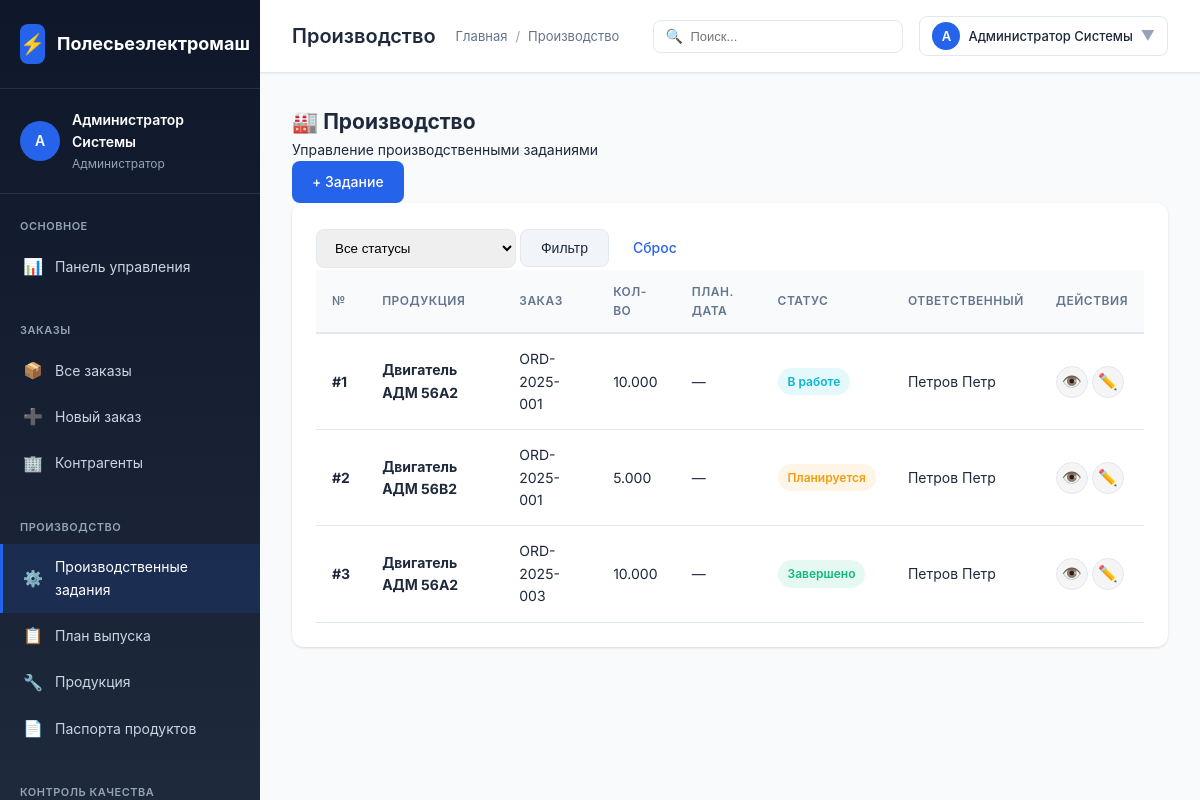
Page /polesie/modules/production/list.php (signed in) on the earlier database version.
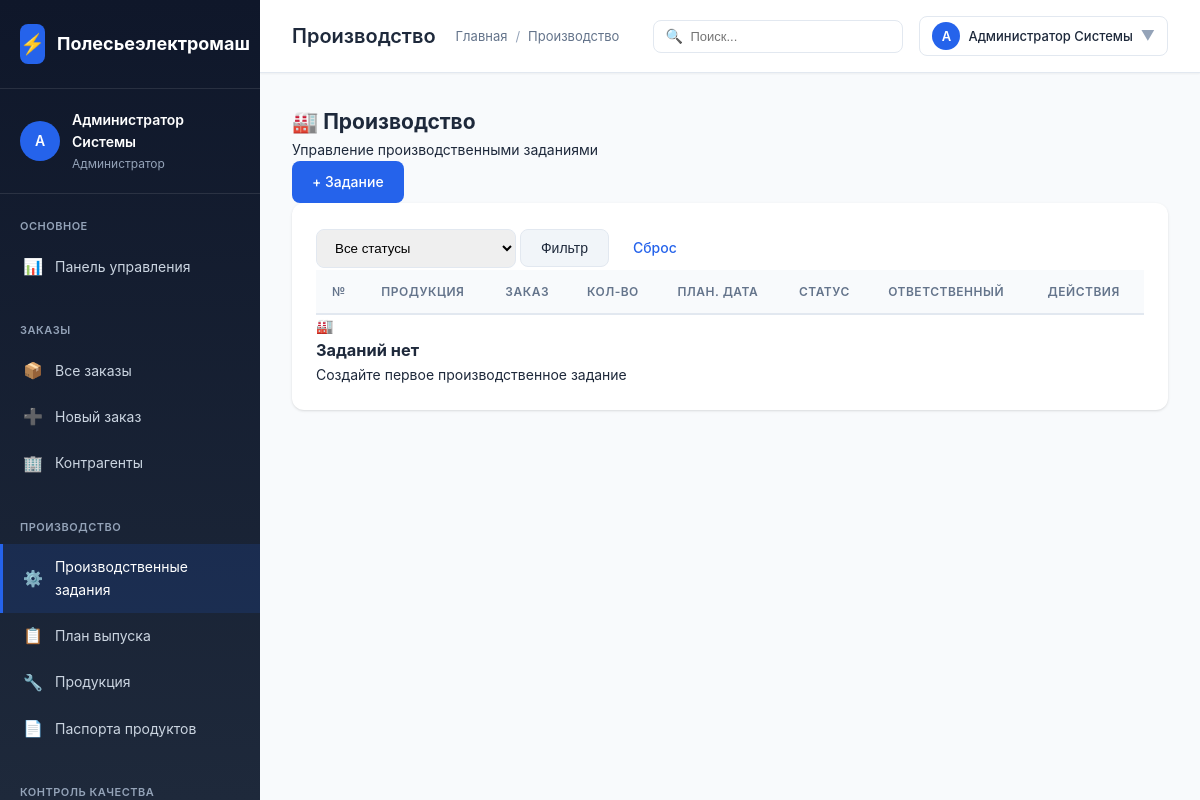
Same page on the later database version.
### tables this page shows
CREATE TABLE `users` (
  `id` INT AUTO_INCREMENT PRIMARY KEY,
  `username` VARCHAR(50) NOT NULL UNIQUE,
  `password_hash` VARCHAR(255) NOT NULL,
  `full_name` VARCHAR(100) NOT NULL,
  `email` VARCHAR(100),
  `role_id` INT,
  `is_active` BOOLEAN DEFAULT TRUE,
  `created_at` TIMESTAMP DEFAULT CURRENT_TIMESTAMP,
  CONSTRAINT `fk_users_role` FOREIGN KEY (`role_id`) REFERENCES `user_roles`(`id`) ON DELETE SET NULL
);

CREATE TABLE `user_roles` (
  `id` INT AUTO_INCREMENT PRIMARY KEY,
  `name` VARCHAR(100) NOT NULL,
  `code` VARCHAR(50) NOT NULL UNIQUE,
  `description` TEXT,
  `permissions` JSON
);

CREATE TABLE `production_tasks` (
  `id` INT AUTO_INCREMENT PRIMARY KEY,
  `task_number` VARCHAR(50) UNIQUE,
  `order_id` INT,
  `order_item_id` INT,
  `product_id` INT NOT NULL,
  `route_card_id` INT,
  `quantity_plan` DECIMAL(15,3) NOT NULL,
  `quantity_fact` DECIMAL(15,3) DEFAULT 0,
  `quantity_good` DECIMAL(15,3) DEFAULT 0,
  `quantity_defect` DECIMAL(15,3) DEFAULT 0,
  `status` ENUM('planned', 'in_progress', 'completed', 'cancelled') DEFAULT 'planned',
  `priority` ENUM('low', 'normal', 'high', 'urgent') DEFAULT 'normal',
  `start_date` DATE,
  `end_date` DATE,
  `planned_start` DATETIME,
  `planned_end` DATETIME,
  `actual_start` DATETIME,
  `actual_end` DATETIME,
  `responsible_id` INT,
  `worker_id` INT,
  `notes` TEXT,
  `created_at` TIMESTAMP DEFAULT CURRENT_TIMESTAMP,
  `updated_at` TIMESTAMP DEFAULT CURRENT_TIMESTAMP ON UPDATE CURRENT_TIMESTAMP,
  CONSTRAINT `fk_task_order` FOREIGN KEY (`order_id`) REFERENCES `orders`(`id`) ON DELETE SET NULL,
  CONSTRAINT `fk_task_order_item` FOREIGN KEY (`order_item_id`) REFERENCES `order_items`(`id`) ON DELETE SET NULL,
  CONSTRAINT `fk_task_product` FOREIGN KEY (`product_id`) REFERENCES `products`(`id`) ON DELETE CASCADE,
  CONSTRAINT `fk_task_route` FOREIGN KEY (`route_card_id`) REFERENCES `route_cards`(`id`) ON DELETE SET NULL,
  CONSTRAINT `fk_task_responsible` FOREIGN KEY (`responsible_id`) REFERENCES `users`(`id`) ON DELETE SET NULL,
  CONSTRAINT `fk_task_worker` FOREIGN KEY (`worker_id`) REFERENCES `users`(`id`) ON DELETE SET NULL
);

CREATE TABLE `products` (
  `id` INT AUTO_INCREMENT PRIMARY KEY,
  `article` VARCHAR(50) NOT NULL UNIQUE,
  `name` VARCHAR(200) NOT NULL,
  `category_id` INT,
  `base_unit_id` INT,
  `specifications` JSON,
  `image` VARCHAR(255),
  `base_price` DECIMAL(15,2),
  `currency` CHAR(3) DEFAULT 'BYN',
  `is_active` BOOLEAN DEFAULT TRUE,
  `created_at` TIMESTAMP DEFAULT CURRENT_TIMESTAMP,
  CONSTRAINT `fk_prod_category` FOREIGN KEY (`category_id`) REFERENCES `product_categories`(`id`) ON DELETE SET NULL,
  CONSTRAINT `fk_prod_unit` FOREIGN KEY (`base_unit_id`) REFERENCES `base_units`(`id`) ON DELETE SET NULL
);

CREATE TABLE `orders` (
  `id` INT AUTO_INCREMENT PRIMARY KEY,
  `order_number` VARCHAR(50) NOT NULL UNIQUE,
  `customer_id` INT,
  `responsible_user_id` INT,
  `status` ENUM('new', 'processing', 'ready', 'shipped', 'cancelled') DEFAULT 'new',
  `order_date` DATE NOT NULL,
  `delivery_date` DATE,
  `total_amount` DECIMAL(15,2),
  `notes` TEXT,
  `created_at` TIMESTAMP DEFAULT CURRENT_TIMESTAMP,
  `updated_at` TIMESTAMP DEFAULT CURRENT_TIMESTAMP ON UPDATE CURRENT_TIMESTAMP,
  CONSTRAINT `fk_order_customer` FOREIGN KEY (`customer_id`) REFERENCES `contractors`(`id`) ON DELETE SET NULL,
  CONSTRAINT `fk_order_responsible` FOREIGN KEY (`responsible_user_id`) REFERENCES `users`(`id`) ON DELETE SET NULL
);

### polesie/config/config.php (called while the page is built, shortened)
<?php
function getDbConnection() {
    static $pdo = null;
    if ($pdo === null) {
        try {
            $dsn = "mysql:host=" . DB_HOST . ";dbname=" . DB_NAME . ";charset=" . DB_CHARSET;
            $options = [
                PDO::ATTR_ERRMODE => PDO::ERRMODE_EXCEPTION,
                PDO::ATTR_DEFAULT_FETCH_MODE => PDO::FETCH_ASSOC,
                PDO::ATTR_EMULATE_PREPARES => false,
            ];
            $pdo = new PDO($dsn, DB_USER, DB_PASS, $options);
        } catch (PDOException $e) {
            die("Ошибка подключения к базе данных: " . $e->getMessage());
        }
    }
    return $pdo;
}
function e($string) {
    return htmlspecialchars($string ?? '', ENT_QUOTES, 'UTF-8');
}
function isLoggedIn() {
    return isset($_SESSION['user_id']) && !empty($_SESSION['user_id']);
}
function getCurrentUser() {
    static $user = null;
    if ($user === null) {
        $pdo = getDbConnection();
        $stmt = $pdo->prepare("
            SELECT u.*, r.code as role_code, r.name as role_name
            FROM users u
            JOIN user_roles r ON u.role_id = r.id
            WHERE u.id = ? AND u.is_active = TRUE
        ");
        $stmt->execute([$_SESSION['user_id']]);
        $user = $stmt->fetch();
    }
    return $user;
}
function hasPermission($permission) {
    $user = getCurrentUser();
    if ($user['role_code'] === 'admin') {
        return true;
    }
    return true;
}
function asset($path) {
    $path = ltrim($path, '/');
    return APP_URL . '/' . $path;
}

### polesie/modules/production/list.php (the view, shortened to what the rows shown need)
<?php
require_once __DIR__ . '/../../config/config.php';
$user = getCurrentUser();
$pdo = getDbConnection();
$pageTitle = 'Производство';
$sql = "SELECT pt.*, o.order_number, p.name as product_name, p.article as product_article,
               c.name as category_name, u.symbol as unit_name,
               u2.full_name as responsible_name, u3.full_name as worker_name,
               pt.quantity_plan as quantity, pt.planned_start as planned_date
        FROM production_tasks pt
        JOIN orders o ON pt.order_id = o.id
        JOIN products p ON pt.product_id = p.id
        LEFT JOIN product_categories c ON p.category_id = c.id
        LEFT JOIN base_units u ON p.base_unit_id = u.id
        LEFT JOIN users u2 ON pt.responsible_id = u2.id
        LEFT JOIN users u3 ON pt.worker_id = u3.id
        WHERE 1=1";
$params = [];
$sql .= " ORDER BY pt.created_at DESC";
$stmt = $pdo->prepare($sql);
$stmt->execute($params);
$tasks = $stmt->fetchAll();
?>
<!DOCTYPE html>
<html lang="ru">
<head>
    <link rel="stylesheet" href="<?= asset('assets/css/style.css') ?>">
</head>
<body>
    <div class="app-container">
        <?php include BASE_PATH . '/includes/sidebar.php'; ?>
        <div class="main-content">
            <?php include BASE_PATH . '/includes/topbar.php'; ?>
            <div class="content-area">
                <div class="content">
                    <div class="page-header">
                        <div class="page-header-title">
                            <h2>🏭 Производство</h2>
                        </div>
                    </div>
                    <div class="card">
                        <div class="card-body">
                            <table class="data-table">
                                <thead>
                                    <tr>
                                        <th>№</th>
                                        <th>Продукция</th>
                                        <th>Заказ</th>
                                        <th>Кол-во</th>
                                        <th>План. дата</th>
                                        <th>Статус</th>
                                        <th>Ответственный</th>
                                        <th>Действия</th>
                                    </tr>
                                </thead>
                                <tbody>
                                    <?php foreach ($tasks as $t): ?>
                                    <?php
                                    $productData = [
                                        'id' => $t['product_id'],
                                        'name' => $t['product_name'] ?? '',
                                        'article' => $t['product_article'] ?? '',
                                        'category_name' => $t['category_name'] ?? '',
                                        'unit_name' => $t['unit_name'] ?? '',
                                        'base_price' => $t['product_price'] ?? 0,
                                        'is_active' => (int)($t['product_is_active'] ?? 0),
                                        'description' => $t['product_description'] ?? '',
                                        'specifications' => $t['product_specifications'] ?? ''
                                    ];
                                    $specsDecoded = null;
                                    $productData['specs_decoded'] = $specsDecoded;
                                    $taskData = [
                                        'id' => $t['id'],
                                        'order_number' => $t['order_number'] ?? '',
                                        'quantity' => $t['quantity'] ?? 0,
                                        'planned_date' => $t['planned_date'] ?? '',
                                        'status' => $t['status'] ?? '',
                                        'responsible_name' => $t['responsible_name'] ?? ''
                                    ];
                                    ?>
                                    <tr class="table-row-clickable" onclick="openProductionProductModal(<?= json_encode($productData, JSON_UNESCAPED_UNICODE) ?>, <?= json_encode($taskData, JSON_UNESCAPED_UNICODE) ?>)">
                                        <td><strong>#<?= $t['id'] ?></strong></td>
                                        <td><strong><?= e($t['product_name']) ?></strong></td>
                                        <td><?= e($t['order_number']) ?></td>
                                        <td><?= e($t['quantity'] ?? '—') ?></td>
                                        <td><?= !empty($t['planned_date']) ? date('d.m.Y', strtotime($t['planned_date'])) : '—' ?></td>
                                        <td>
                                            <?php if ($t['status'] === 'planned'): ?>
                                                <span class="badge badge-warning">Планируется</span>
                                            <?php elseif ($t['status'] === 'in_progress'): ?>
                                                <span class="badge badge-info">В работе</span>
                                            <?php elseif ($t['status'] === 'completed'): ?>
                                                <span class="badge badge-success">Завершено</span>
                                            <?php else: ?>
                                                <span class="badge badge-danger">Отменено</span>
                                            <?php endif; ?>
                                        </td>
                                        <td><?= e($t['responsible_name'] ?? '—') ?></td>
                                        <td onclick="event.stopPropagation()">
                                            <a href="view.php?id=<?= $t['id'] ?>" class="btn-icon" title="Просмотр задания">👁️</a>
                                            <?php if (hasPermission('production.edit')): ?>
                                                <a href="edit.php?id=<?= $t['id'] ?>" class="btn-icon" title="Редактировать задание">✏️</a>
                                            <?php endif; ?>
                                        </td>
                                    </tr>
                                    <?php endforeach; ?>
                                </tbody>
                            </table>
                        </div>
                    </div>
                </div>
            </div>
        </div>
    </div>
</body>
</html>

### polesie/includes/sidebar.php (shortened to what the rows shown need)
<div class="sidebar">
    <div class="sidebar-user">
        <div class="sidebar-user-info">
            <div class="sidebar-user-avatar">
                <?= mb_substr($user['full_name'], 0, 1) ?>
            </div>
            <div class="sidebar-user-details">
                <div class="sidebar-user-name"><?= e($user['full_name']) ?></div>
                <div class="sidebar-user-role"><?= e($user['role_name']) ?></div>
            </div>
        </div>
    </div>
</div>

### polesie/includes/topbar.php (shortened to what the rows shown need)
<div class="topbar">
    <div class="topbar-left">
        <h1 class="topbar-title"><?= e($pageTitle) ?></h1>
    </div>
    <div class="topbar-right">
        <div style="position: relative;">
            <div class="topbar-action" onclick="toggleProfileMenu()" style="width: auto; padding: 8px 12px; gap: 8px;">
                <div style="width: 28px; height: 28px; background: var(--primary-color); border-radius: 50%; display: flex; align-items: center; justify-content: center; color: white; font-size: 13px; font-weight: 600;">
                    <?= mb_substr($user['full_name'], 0, 1) ?>
                </div>
                <span style="font-size: 13px; font-weight: 500;"><?= e($user['full_name']) ?></span>
                <span style="color: var(--text-muted);">▼</span>
            </div>
        </div>
    </div>
</div>

Differences in the rows shown:
removed production_tasks: id "1", product.name "Двигатель АДМ 56A2", order.order_number "ORD-2025-001", quantity_plan "10.000", status "В работе", responsible.full_name "Петров Петр"
removed production_tasks: id "2", product.name "Двигатель АДМ 56B2", order.order_number "ORD-2025-001", quantity_plan "5.000", status "Планируется", responsible.full_name "Петров Петр"
removed production_tasks: id "3", product.name "Двигатель АДМ 56A2", order.order_number "ORD-2025-003", quantity_plan "10.000", status "Завершено", responsible.full_name "Петров Петр"
Other differences:
text now shown: "🏭 Заданий нет Создайте первое производственное задание"
